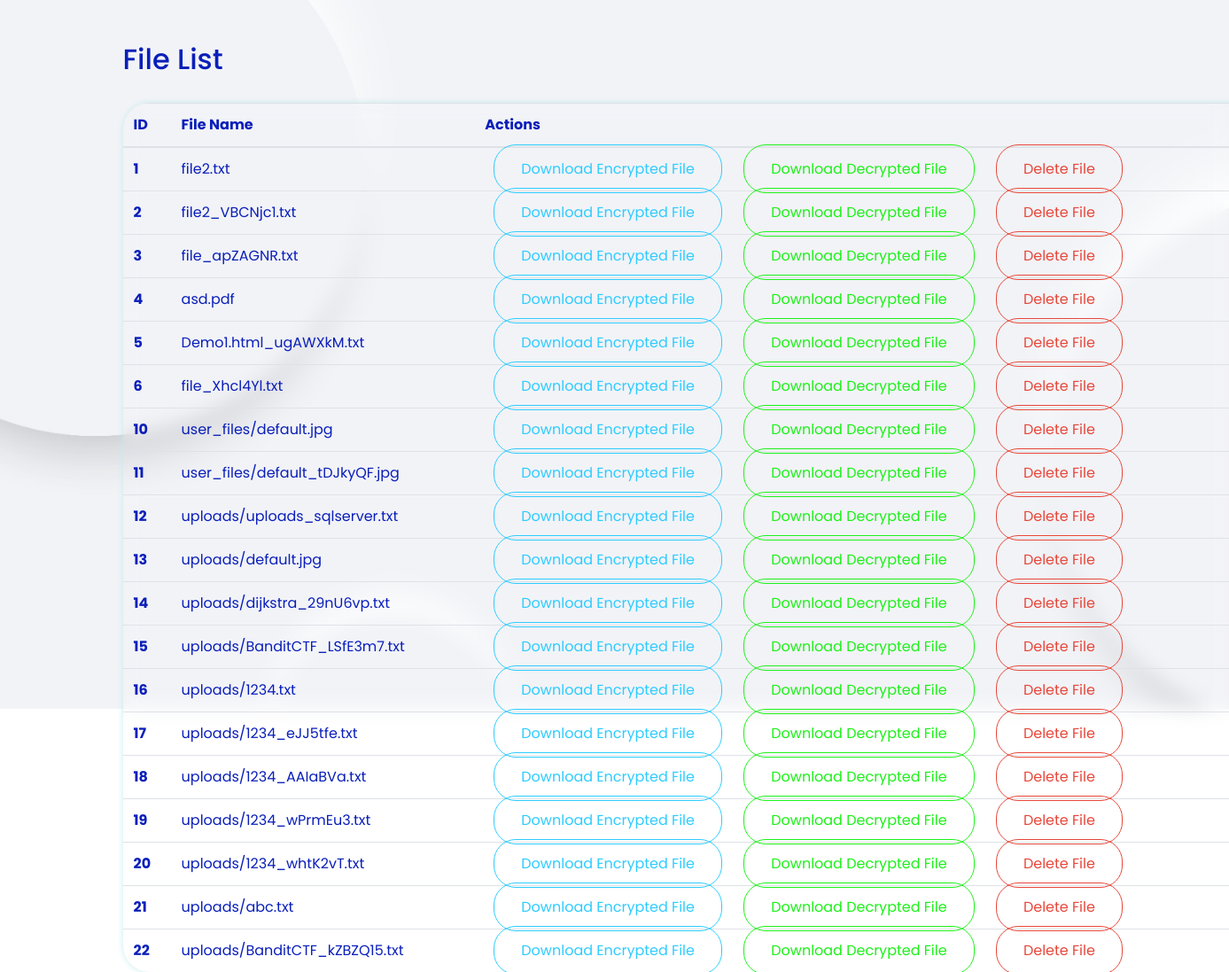
The page /file_list/ on the database its author committed.
### home/models.py (models this page shows)
class User(models.Model):
    username = models.CharField(max_length=50)
    email = models.EmailField()
    password = models.CharField(max_length=100)
    file = models.FileField(upload_to='uploads/')
    file_encrypted = models.FileField(upload_to='uploads/encrypted/', blank=True)
    key = models.TextField(blank=True)
    '''
    #@T : add file for upload document
    file = models.FileField(default=None, null=True, blank=True)
    file = models.FileField()
    '''

### home/views.py (the view)
# urls.py: path('file_list/', file_list, name='file_list'),
def file_list(request):
    files = User.objects.all()
    return render(request, 'file_list.html', {'files': files})

### template/file_list.html (shortened to what this page needs)
<!DOCTYPE html>
<html lang="en">
<head>
    <link rel="stylesheet" href="https://stackpath.bootstrapcdn.com/bootstrap/4.3.1/css/bootstrap.min.css"
>
        {% load static %}
</head>
<body>
    <div class="container mt-5">
        <h2 class="mb-4">File List</h2>
        <table class="table">
            <thead>
                <tr>
                    <th scope="col">ID</th>
                    <th scope="col">File Name</th>
                    <th scope="col">Actions</th>
                </tr>
            </thead>
            <tbody>
                {% for file in files %}
                    <tr>
                        <th scope="row">{{ file.id }}</th>
                        <td>{{ file.file.name }}</td>
                        <td>
                            <a href="{% url 'download_encrypted_file' file_id=file.id %}" style="text-decoration:none " class="btn-btn-primary"
                            role="button">Download Encrypted File</a>
                        <a href="{% url 'download_uploaded_file' file_id=file.id %}" style="text-decoration:none" class="btn-btn-success"
                            >Download Decrypted File</a>
                            <a href="{% url 'delete_file' file_id=file.id %}" class="btn-btn-danger" style="text-decoration:none" role="button">Delete File</a>
                        </td>
                    </tr>
                {% endfor %}
            </tbody>
        </table>
    </div>
</body>
</html>

### rows shown on the page
User: id "1", file.name "file2.txt"
User: id "2", file.name "file2_VBCNjc1.txt"
User: id "3", file.name "file_apZAGNR.txt"
User: id "4", file.name "asd.pdf"
User: id "5", file.name "Demo1.html_ugAWXkM.txt"
User: id "6", file.name "file_Xhcl4Yl.txt"
User: id "10", file.name "user_files/default.jpg"
User: id "11", file.name "user_files/default_tDJkyQF.jpg"
User: id "12", file.name "uploads/uploads_sqlserver.txt"
User: id "13", file.name "uploads/default.jpg"
User: id "14", file.name "uploads/dijkstra_29nU6vp.txt"
User: id "15", file.name "uploads/BanditCTF_LSfE3m7.txt"
User: id "16", file.name "uploads/1234.txt"
User: id "17", file.name "uploads/1234_eJJ5tfe.txt"
User: id "18", file.name "uploads/1234_AAIaBVa.txt"
User: id "19", file.name "uploads/1234_wPrmEu3.txt"
User: id "20", file.name "uploads/1234_whtK2vT.txt"
User: id "21", file.name "uploads/abc.txt"
User: id "22", file.name "uploads/BanditCTF_kZBZQ15.txt"
